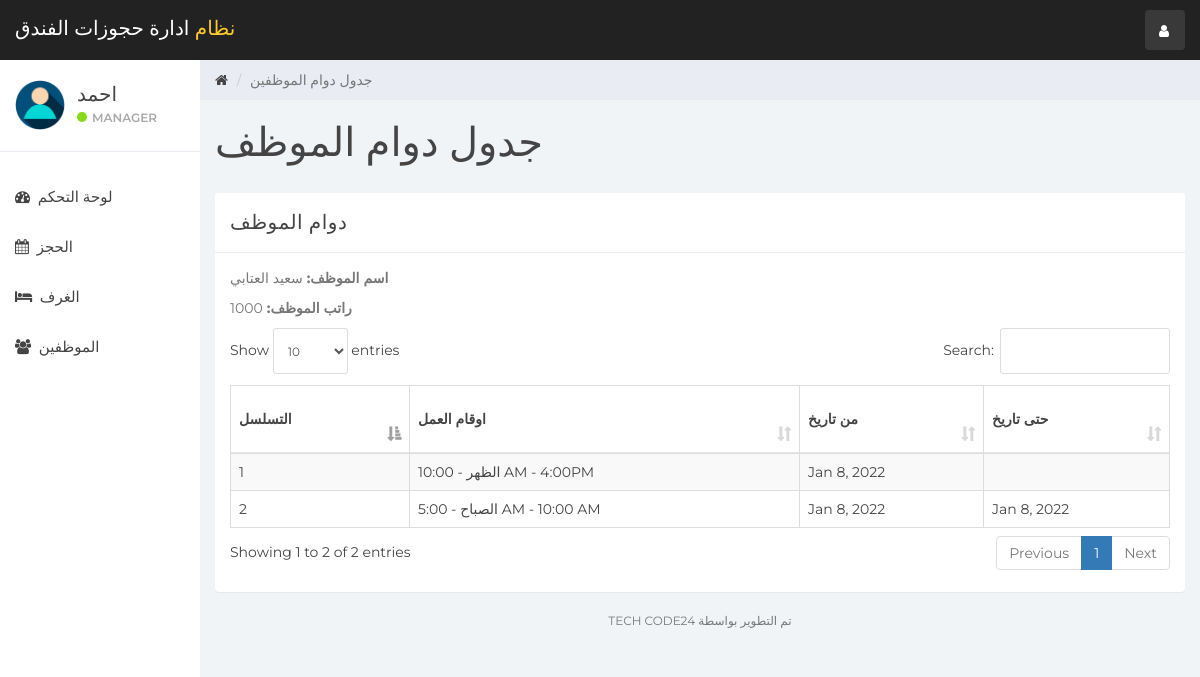
The page /index.php?emp_history&empid=14 (signed in) on the database its author committed.
### tables this page shows
CREATE TABLE `user` (
  `id` int(11) NOT NULL,
  `name` varchar(100) NOT NULL,
  `username` varchar(15) NOT NULL,
  `email` varchar(100) NOT NULL,
  `password` varchar(100) NOT NULL,
  `created_at` timestamp NOT NULL DEFAULT current_timestamp()
);

CREATE TABLE `staff` (
  `emp_id` int(11) NOT NULL,
  `emp_name` varchar(100) NOT NULL,
  `staff_type_id` int(11) NOT NULL,
  `shift_id` int(11) NOT NULL,
  `id_card_type` int(11) NOT NULL,
  `id_card_no` varchar(20) NOT NULL,
  `address` varchar(100) NOT NULL,
  `contact_no` bigint(20) NOT NULL,
  `salary` bigint(20) NOT NULL,
  `joining_date` timestamp NOT NULL DEFAULT current_timestamp(),
  `updated_at` timestamp NOT NULL DEFAULT current_timestamp() ON UPDATE current_timestamp()
);

CREATE TABLE `emp_history` (
  `id` int(11) NOT NULL,
  `emp_id` int(11) NOT NULL,
  `shift_id` int(11) NOT NULL,
  `from_date` timestamp NOT NULL DEFAULT current_timestamp(),
  `to_date` timestamp NULL DEFAULT NULL,
  `created_at` timestamp NOT NULL DEFAULT current_timestamp()
);

CREATE TABLE `shift` (
  `shift_id` int(10) NOT NULL,
  `shift` varchar(100) NOT NULL,
  `shift_timing` varchar(100) NOT NULL
);

### emp_history.php (the view, shortened to what this page needs)
<div class="col-sm-9 col-sm-offset-3 col-lg-10 col-lg-offset-2 main">
    <div class="row">
        <ol class="breadcrumb">
            <li><a href="#">
                    <em class="fa fa-home"></em>
                </a></li>
            <li class="active">جدول دوام الموظفين</li>
        </ol>
    </div>
    <div class="row">
        <div class="col-lg-12">
            <h1 class="page-header">جدول دوام الموظف</h1>
        </div>
    </div>
    <div class="row">
        <div class="col-lg-12">
            <div class="panel panel-default">
                <div class="panel-heading">دوام الموظف</div>
                <div class="panel-body">
                    <?php
                    if(isset($_GET['empid'])){
                        $emp_id = $_GET['empid'];
                    }else{
                        header('Location:404.php');
                    }
                    $emp = "SELECT * FROM staff WHERE emp_id='$emp_id'";
                    $emp_result = mysqli_query($connection,$emp);
                    $employee = mysqli_fetch_assoc($emp_result);
                    ?>
                    <p><b>اسم الموظف: </b> <?php echo $employee['emp_name']; ?></p>
                    <p><b>راتب الموظف: </b> <?php echo $employee['salary'].''; ?></p>
                    <table class="table table-striped table-bordered table-responsive" cellspacing="0" width="100%"
                           id="rooms">
                        <thead>
                        <tr>
                            <th>التسلسل</th>
                            <th>اوقام العمل</th>
                            <th>من تاريخ</th>
                            <th>حتى تاريخ</th>
                        </tr>
                        </thead>
                        <tbody>
                        <?php
                        $staff_query = "SELECT * FROM emp_history NATURAL JOIN shift WHERE emp_id = '$emp_id' ORDER BY created_at DESC";
                        $staff_result = mysqli_query($connection, $staff_query);
                        if (mysqli_num_rows($staff_result) > 0) {
                            $num = 0;
                            while ($staff = mysqli_fetch_assoc($staff_result)) {
                                $num++;
                                ?>
                                <tr>
                                    <td><?php echo $num; ?></td>
                                    <td><?php echo $staff['shift'].' - '.$staff['shift_timing']; ?></td>
                                    <td><?php echo date('M j, Y', strtotime($staff['from_date'])); ?></td>
                                    <td>
                                        <?php
                                        if ($staff['to_date'] == NULL){
                                        }else{
                                            echo date('M j, Y', strtotime($staff['to_date']));
                                        }?>
                                    </td>
                                </tr>
                                <?php
                            }
                        }
                        ?>
                        </tbody>
                    </table>
                </div>
            </div>
        </div>
    </div>
    <div class="row">
        <div class="col-sm-12">
        <p class="back-link">TECH CODE24 تم التطوير بواسطة</p>
        </div>
    </div>
</div>

### header.php (shortened to what this page needs)
<!DOCTYPE html>
<html>
<head>
    <link href="css/bootstrap.min.css" rel="stylesheet">
    <link href="css/font-awesome.min.css" rel="stylesheet">
    <link href="css/datepicker3.css" rel="stylesheet">
    <link href="css/dataTables.bootstrap.min.css" rel="stylesheet">
    <link href="css/styles.css" rel="stylesheet">
</head>
<body>
<nav class="navbar navbar-custom navbar-fixed-top" role="navigation">
    <div class="container-fluid">
        <div class="navbar-header">
            <a class="navbar-brand" href="index.php?dashboard"><span>نظام                </span>         ادارة حجوزات الفندق</a>
            <ul class="nav navbar-top-links navbar-right">
                <li class="dropdown"><a class="dropdown-toggle count-info" data-toggle="dropdown" href="#">
                        <em class="fa fa-user"></em>
                    </a>
                </li>
            </ul>
        </div>
    </div>
</nav>

### sidebar.php (shortened to what this page needs)
<div id="sidebar-collapse" class="col-sm-3 col-lg-2 sidebar">
    <div class="profile-sidebar">
        <div class="profile-userpic">
            <img src="img/user.png" class="img-responsive" alt="">
        </div>
        <div class="profile-usertitle">
            <div class="profile-usertitle-name"><?php echo $user['name'];?></div>
            <div class="profile-usertitle-status"><span class="indicator label-success"></span>Manager</div>
        </div>
    </div>
    <ul class="nav menu">
    <?php
        if (isset($_GET['dashboard'])){ ?>
            <li class="active">
                <a href="index.php?dashboard"><em class="fa fa-dashboard">&nbsp;</em>
                   لوحة التحكم
                </a>
            </li>
        <?php } else{?>
            <li>
                <a href="index.php?dashboard"><em class="fa fa-dashboard">&nbsp;</em>
                    لوحة التحكم
                </a>
            </li>
        <?php }
        if (isset($_GET['reservation'])){ ?>
            <li class="active">
            <a href="index.php?reservation"><em class="fa fa-calendar">&nbsp;</em>
                    الحجز
                </a>
            </li>
        <?php } else{?>
            <li>
            <a href="index.php?reservation"><em class="fa fa-calendar">&nbsp;</em>
                    الحجز
                </a>
            </li>
        <?php }
        if (isset($_GET['room_mang'])){ ?>
            <li class="active">
                <a href="index.php?room_mang"><em class="fa fa-bed">&nbsp;</em>
                    الغرف
                </a>
            </li>
        <?php } else{?>
            <li>
            <a href="index.php?room_mang"><em class="fa fa-bed">&nbsp;</em>
                    الغرف
                </a>
            </li>
        <?php }
        if (isset($_GET['staff_mang'])){ ?>
            <li class="active">
                <a href="index.php?staff_mang"><em class="fa fa-users">&nbsp;</em>
                الموظفين
                </a>
            </li>
        <?php } else{?>
            <li>
                <a href="index.php?staff_mang"><em class="fa fa-users">&nbsp;</em>
                    الموظفين
                </a>
            </li>
        <?php }
        ?>
    </ul>
</div>

### index.php (shortened to what this page needs)
<?php
include_once "db.php";
if (isset($_SESSION['user_id'])){
    $user_id = $_SESSION['user_id'];
    $userQuery = "SELECT * FROM user WHERE id = '$user_id'";
    $result = mysqli_query($connection, $userQuery);
    $user = mysqli_fetch_assoc($result);
}else{
    header('Location:login.php');
}
include_once "header.php";
include_once "sidebar.php";
if (isset($_GET['room_mang'])){
    include_once "room_mang.php";
}
elseif (isset($_GET['dashboard'])){
    include_once "dashboard.php";
}
elseif (isset($_GET['reservation'])){
    include_once "reservation.php";
}
elseif (isset($_GET['staff_mang'])){
    include_once "staff_mang.php";
}
elseif (isset($_GET['add_emp'])){
    include_once "add_emp.php";
}
elseif (isset($_GET['emp_history'])){
    include_once "emp_history.php";
}
else{
    include_once "room_mang.php";
}
include_once "footer.php";

### footer.php (shortened to what this page needs)
</body>
</html>

### css/styles.css (style rules this page uses)
body { background: #f1f4f7; padding-top: 60px; font-size: 14px; color: #444444; font-family: "Montserrat", "Helvetica Neue", Helvetica, Arial, sans-serif; }
p { color: #777; }
a, a:hover, a:focus { color: #444444; }
h1, h2, h3, h4, h5, h6 { color: #444444; }
h1 { font-weight: 300; font-size: 40px; }
.navbar-custom { background: #222; height: 60px; }
.navbar-header .navbar-brand { color: #fff; font-size: 20px; text-transform: uppercase; font-weight: 500; height: 60px; padding-top: 18px; }
.navbar-header .navbar-brand span { color: #ffc930; }
.dropdown { background: rgba(255, 255, 255, 0.1); float: left; margin: 10px 8px; padding: 0px; border-radius: 4px; }
.dropdown a.dropdown-toggle { color: #fff; height: 40px; width: 40px; padding-top: 11px; padding-left: 9px; }
.navbar-top-links li:last-child { margin-right: 15px; }
.dropdown em { margin: 0 5px; }
.label-success { background-color: #8ad919; }
.panel { border: 0; }
.panel-heading { font-size: 20px; font-weight: 300; letter-spacing: 0.025em; height: 60px; line-height: 38px; }
.panel-default .panel-heading { background: #fff; border-bottom: 1px solid #e9ecf2; color: #444444; }
.navbar { border: 0; }
.sidebar { display: block; padding: 0; display: none; box-shadow: none; background: #fff; }
.sidebar ul { margin: 20px 0px; }
@media (min-width: 768px) { .sidebar { display: block; position: fixed; top: 60px; bottom: 0; left: 0; z-index: 1000; display: block; margin: 0; padding: 0; overflow-x: hidden; overflow-y: auto; } }
@media (min-width: 768px) { .navbar-header { width: 100%; } }
.sidebar ul.nav li a { height: 50px; font-size: 15px; line-height: 2em; color: #444444; }
.profile-sidebar { padding: 10px 0; border-bottom: 1px solid #e9ecf2; }
.indicator { width: 10px; height: 10px; display: inline-block; border-radius: 9999px; margin-right: 5px; }
.profile-userpic img { float: left; margin: 10px 0px 0px 15px; width: 50px; height: 50px; border-radius: 9999px !important; }
.profile-usertitle { float: left; text-align: left; margin: 10px 0 0 12px; }
.profile-usertitle-name { font-size: 20px; margin-bottom: 0px; }
.profile-usertitle-status { text-transform: uppercase; color: #aaa; font-size: 12px; font-weight: 600; margin-bottom: 15px; }
.breadcrumb { border-radius: 0; padding: 10px 15px 10px 15px; background: #e9ecf2; margin: 0; }
h1.page-header { margin-top: 20px; border-bottom: 0; }
.table { background: #fff; }
.table > thead > tr > th { border-bottom: 1px solid #e6e7e8; vertical-align: middle; height: 50px; }
p.back-link { text-align: center; margin-bottom: 20px; font-size: 12px; text-transform: uppercase; }

### rows shown on the page
user: name "احمد"
staff: emp_name "سعيد العتابي", salary "1000"
emp_history: shift.shift "الظهر", shift.shift_timing "10:00 AM - 4:00PM", from_date "Jan 8, 2022"
emp_history: shift.shift "الصباح", shift.shift_timing "5:00 AM - 10:00 AM", from_date "Jan 8, 2022", to_date "Jan 8, 2022"
